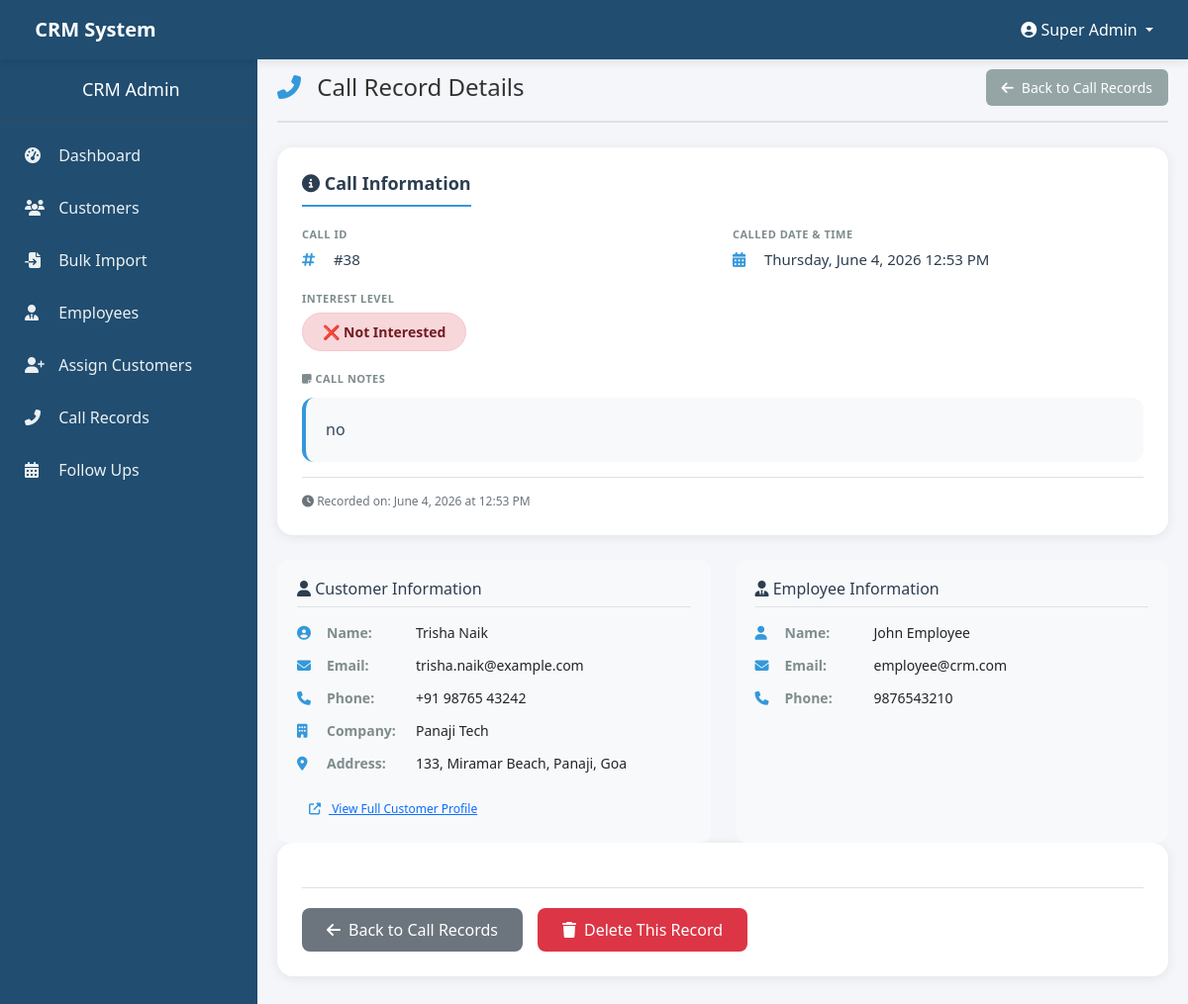
The page /pages/admin/view_call_record.php?id=38 (signed in) on the database its author committed.
### tables this page shows
CREATE TABLE `call_records` (
  `id` int(11) NOT NULL,
  `user_id` int(11) NOT NULL,
  `employee_id` int(11) NOT NULL,
  `notes` text DEFAULT NULL,
  `interest_level` enum('interested','not_interested','follow_up') DEFAULT 'follow_up',
  `follow_up_date` date DEFAULT NULL,
  `recording_file` varchar(255) DEFAULT NULL,
  `called_at` timestamp NOT NULL DEFAULT current_timestamp()
);

CREATE TABLE `users` (
  `id` int(11) NOT NULL,
  `name` varchar(100) NOT NULL,
  `email` varchar(100) DEFAULT NULL,
  `phone` varchar(20) DEFAULT NULL,
  `company` varchar(100) DEFAULT NULL,
  `address` text DEFAULT NULL,
  `assigned_to` int(11) DEFAULT NULL,
  `status` enum('active','inactive') DEFAULT 'active',
  `created_at` date NOT NULL,
  `updated_at` timestamp NOT NULL DEFAULT current_timestamp() ON UPDATE current_timestamp(),
  `assignment_date` date DEFAULT NULL
);

CREATE TABLE `employees` (
  `id` int(11) NOT NULL,
  `name` varchar(100) NOT NULL,
  `email` varchar(100) NOT NULL,
  `phone` varchar(20) DEFAULT NULL,
  `password` varchar(255) NOT NULL,
  `role` enum('admin','employee') DEFAULT 'employee',
  `status` enum('active','inactive') DEFAULT 'active',
  `created_at` timestamp NOT NULL DEFAULT current_timestamp()
);

### includes/functions.php (called while the page is built, shortened)
<?php
require_once __DIR__ . '/config.php';
function getCallRecordById($id)
{
    global $pdo;
    $stmt = $pdo->prepare("
        SELECT cr.*,
               u.name as user_name,
               u.email as user_email,
               u.phone as user_phone,
               u.company as user_company,
               u.address as user_address,
               e.name as employee_name,
               e.email as employee_email,
               e.phone as employee_phone
        FROM call_records cr
        JOIN users u ON cr.user_id = u.id
        JOIN employees e ON cr.employee_id = e.id
        WHERE cr.id = ?
    ");
    $stmt->execute([$id]);
    return $stmt->fetch();
}
?>

### pages/admin/view_call_record.php (the view, shortened to what this page needs)
<?php
require_once '../../includes/config.php';
require_once '../../includes/functions.php';
$call_id = isset($_GET['id']) ? (int)$_GET['id'] : 0;
$call = getCallRecordById($call_id);
include_once '../../components/header.php';
include_once '../../components/navbar.php';
?>
<div class="wrapper">
    <?php include_once '../../components/sidebar_admin.php'; ?>
    <div class="main-content">
        <div class="page-header">
            <h1><i class="fas fa-phone-alt"></i> Call Record Details</h1>
            <div class="header-actions">
                <a href="call_records.php" class="btn btn-secondary">
                    <i class="fas fa-arrow-left"></i> Back to Call Records
                </a>
            </div>
        </div>
        <div class="call-detail-card">
            <h3><i class="fas fa-info-circle"></i> Call Information</h3>
            <div class="detail-grid">
                <div class="detail-item">
                    <label>Call ID</label>
                    <div class="value"><i class="fas fa-hashtag"></i> #<?php echo $call['id']; ?></div>
                </div>
                <div class="detail-item">
                    <label>Called Date & Time</label>
                    <div class="value"><i class="fas fa-calendar-alt"></i> <?php echo date('l, F j, Y h:i A', strtotime($call['called_at'])); ?></div>
                </div>
                <div class="detail-item">
                    <label>Interest Level</label>
                    <div class="value">
                        <span class="interest-badge-large interest-<?php echo $call['interest_level']; ?>">
                            <?php
                            if ($call['interest_level'] == 'interested') echo '✅ Interested';
                            elseif ($call['interest_level'] == 'not_interested') echo '❌ Not Interested';
                            else echo '🔄 Follow Up Required';
                            ?>
                        </span>
                    </div>
                </div>
            </div>
            <div style="margin-top: 20px;">
                <label style="font-size: 11px; font-weight: 700; color: #7f8c8d; text-transform: uppercase; letter-spacing: 0.5px; margin-bottom: 6px; display: block;">
                    <i class="fas fa-sticky-note"></i> Call Notes
                </label>
                <div class="notes-box">
                    <p><?php echo nl2br(htmlspecialchars($call['notes'] ?: 'No notes recorded for this call.')); ?></p>
                </div>
            </div>
            <div class="meta-info">
                <i class="fas fa-clock"></i> Recorded on: <?php echo date('F j, Y \a\t g:i A', strtotime($call['called_at'])); ?>
            </div>
        </div>
        <div class="info-section">
            <div class="customer-card">
                <h4><i class="fas fa-user"></i> Customer Information</h4>
                <div class="customer-info">
                    <div class="info-row">
                        <i class="fas fa-user-circle"></i>
                        <strong>Name:</strong>
                        <span><?php echo htmlspecialchars($call['user_name']); ?></span>
                    </div>
                    <?php if ($call['user_email']): ?>
                    <div class="info-row">
                        <i class="fas fa-envelope"></i>
                        <strong>Email:</strong>
                        <span><?php echo htmlspecialchars($call['user_email']); ?></span>
                    </div>
                    <?php endif; ?>
                    <?php if ($call['user_phone']): ?>
                    <div class="info-row">
                        <i class="fas fa-phone"></i>
                        <strong>Phone:</strong>
                        <span><?php echo htmlspecialchars($call['user_phone']); ?></span>
                    </div>
                    <?php endif; ?>
                    <?php if ($call['user_company']): ?>
                    <div class="info-row">
                        <i class="fas fa-building"></i>
                        <strong>Company:</strong>
                        <span><?php echo htmlspecialchars($call['user_company']); ?></span>
                    </div>
                    <?php endif; ?>
                    <?php if ($call['user_address']): ?>
                    <div class="info-row">
                        <i class="fas fa-location-dot"></i>
                        <strong>Address:</strong>
                        <span><?php echo htmlspecialchars(substr($call['user_address'], 0, 100)); ?></span>
                    </div>
                    <?php endif; ?>
                    <div class="info-row" style="margin-top: 10px;">
                        <a href="view_customer.php?id=<?php echo $call['user_id']; ?>" class="btn-sm btn-info" style="padding: 5px 12px;">
                            <i class="fas fa-external-link-alt"></i> View Full Customer Profile
                        </a>
                    </div>
                </div>
            </div>
            <div class="employee-card">
                <h4><i class="fas fa-user-tie"></i> Employee Information</h4>
                <div class="employee-info">
                    <div class="info-row">
                        <i class="fas fa-user"></i>
                        <strong>Name:</strong>
                        <span><?php echo htmlspecialchars($call['employee_name']); ?></span>
                    </div>
                    <?php if ($call['employee_email']): ?>
                    <div class="info-row">
                        <i class="fas fa-envelope"></i>
                        <strong>Email:</strong>
                        <span><?php echo htmlspecialchars($call['employee_email']); ?></span>
                    </div>
                    <?php endif; ?>
                    <?php if ($call['employee_phone']): ?>
                    <div class="info-row">
                        <i class="fas fa-phone"></i>
                        <strong>Phone:</strong>
                        <span><?php echo htmlspecialchars($call['employee_phone']); ?></span>
                    </div>
                    <?php endif; ?>
                </div>
            </div>
        </div>
        <div class="call-detail-card">
            <div class="action-buttons-bottom">
                <a href="call_records.php" class="btn-back">
                    <i class="fas fa-arrow-left"></i> Back to Call Records
                </a>
                <button onclick="deleteRecord(<?php echo $call['id']; ?>)" class="btn-delete">
                    <i class="fas fa-trash"></i> Delete This Record
                </button>
            </div>
        </div>
    </div>
</div>
<?php include_once '../../components/footer.php'; ?>

### assets/css/style.css (style rules this page uses)
* { margin: 0; padding: 0; box-sizing: border-box; }
body { font-family: 'Segoe UI', Tahoma, Geneva, Verdana, sans-serif; background: #f5f6fa; overflow-x: hidden; }
.main-content { margin-left: 260px; margin-top: 50px; padding: 20px; min-height: 100vh; background: #f5f6fa; }
.page-header { display: flex; justify-content: space-between; align-items: center; flex-wrap: wrap; gap: 15px; margin-bottom: 25px; padding-bottom: 15px; border-bottom: 2px solid #e0e0e0; }
.page-header h1 { font-size: 24px; color: #333; margin: 0; }
.page-header h1 i { margin-right: 10px; color: #3498db; }
.header-actions { display: flex; gap: 10px; flex-wrap: wrap; }
.btn { display: inline-flex; align-items: center; gap: 8px; padding: 8px 16px; border: none; border-radius: 6px; font-size: 14px; cursor: pointer; text-decoration: none; transition: all 0.3s; }
.btn-secondary { background: #95a5a6; color: white; }
.btn-sm { padding: 4px 10px; font-size: 12px; }

### pages/admin/view_call_record.php (style rules this page uses)
.call-detail-card { background: white; border-radius: 16px; padding: 25px; margin-bottom: 25px; box-shadow: 0 2px 12px rgba(0,0,0,0.08); }
.call-detail-card h3 { margin: 0 0 20px 0; font-size: 18px; font-weight: 600; color: #2c3e50; border-bottom: 2px solid #3498db; padding-bottom: 10px; display: inline-block; }
.detail-grid { display: grid; grid-template-columns: repeat(auto-fit, minmax(280px, 1fr)); gap: 20px; }
.detail-item { display: flex; flex-direction: column; }
.detail-item label { font-size: 11px; font-weight: 700; color: #7f8c8d; text-transform: uppercase; letter-spacing: 0.5px; margin-bottom: 6px; }
.detail-item .value { font-size: 15px; color: #2c3e50; font-weight: 500; }
.detail-item .value i { margin-right: 8px; color: #3498db; width: 20px; }
.interest-badge-large { display: inline-block; padding: 8px 20px; border-radius: 50px; font-weight: 600; font-size: 14px; }
.interest-not_interested { background: #f8d7da; color: #721c24; border: 1px solid #f5c6cb; }
.notes-box { background: #f8f9fa; border-radius: 12px; padding: 20px; margin-top: 10px; border-left: 4px solid #3498db; }
.notes-box p { margin: 0; line-height: 1.6; color: #34495e; white-space: pre-wrap; }
.info-section { display: grid; grid-template-columns: 1fr 1fr; gap: 25px; }
.customer-card, .employee-card { background: #f8f9fa; border-radius: 12px; padding: 20px; }
.customer-card h4, .employee-card h4 { margin: 0 0 15px 0; font-size: 16px; color: #2c3e50; border-bottom: 1px solid #dee2e6; padding-bottom: 8px; }
.customer-info, .employee-info { display: flex; flex-direction: column; gap: 12px; }
.info-row { display: flex; align-items: center; gap: 10px; font-size: 14px; }
.info-row i { width: 20px; color: #3498db; }
.info-row strong { min-width: 80px; color: #7f8c8d; }
.action-buttons-bottom { display: flex; gap: 15px; margin-top: 20px; padding-top: 20px; border-top: 1px solid #e0e0e0; }
.btn-back { background: #6c757d; color: white; padding: 10px 25px; border-radius: 8px; text-decoration: none; display: inline-flex; align-items: center; gap: 8px; transition: background 0.3s; }
.btn-delete { background: #dc3545; color: white; padding: 10px 25px; border-radius: 8px; border: none; cursor: pointer; display: inline-flex; align-items: center; gap: 8px; transition: background 0.3s; }
.meta-info { font-size: 12px; color: #6c757d; margin-top: 15px; padding-top: 15px; border-top: 1px solid #e0e0e0; }

### rows shown on the page
call_records: id "38", called_at "Thursday, June 4, 2026 12:53 PM", notes "no", called_at "June 4, 2026 at 12:53 PM", user.name "Trisha Naik", user.email "trisha.naik@example.com", user.phone "+91 98765 43242", user.company "Panaji Tech", user.address "133, Miramar Beach, Panaji, Goa", employee.name "John Employee", employee.email "employee@crm.com", employee.phone "9876543210"

### other values the page prints
$_SESSION['user_name'] "Super Admin"
